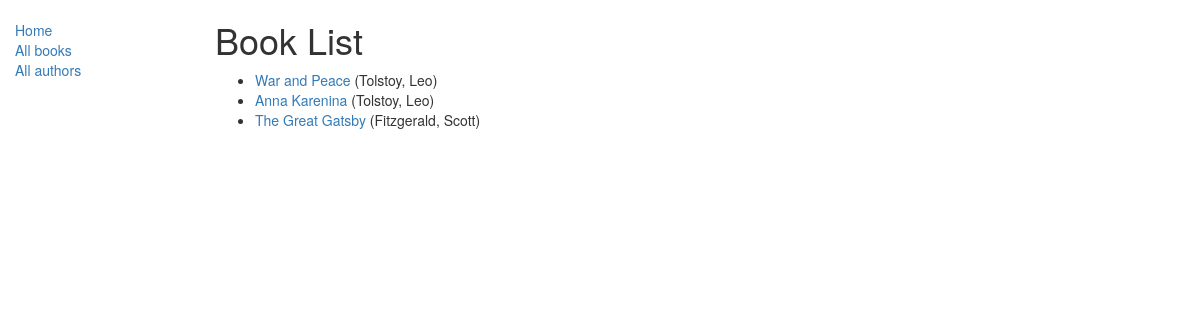
/catalog/books/, run on the app's committed database.
### catalog/models.py (models this page shows, shortened)
class Book(models.Model):
    title = models.CharField(max_length=200)
    author = models.ForeignKey('Author', on_delete=models.SET_NULL, null=True)
    summary = models.TextField(max_length=1000, help_text="Enter a brief description of the book")
    isbn = models.CharField('ISBN',max_length=13, help_text='13 Character <a href="https://www.isbn-international.org/content/what-isbn">ISBN number</a>')
    genre = models.ManyToManyField(Genre, help_text="Select a genre for this book")
    language = models.ForeignKey('Language', on_delete=models.SET_NULL, null=True)
    def get_absolute_url(self):
        return reverse('book-detail', args=[str(self.id)])
    def display_genre(self):
        return ', '.join([ genre.name for genre in self.genre.all()[:3] ])
    display_genre.short_discription ='Genre'

class Author(models.Model):
    first_name = models.CharField(max_length=100)
    last_name = models.CharField(max_length=100)
    date_of_birth = models.DateField(null=True, blank=True)
    date_of_death = models.DateField('Died', null=True, blank=True)
    def __str__(self):
        return '%s, %s' % (self.last_name, self.first_name)

### catalog/views.py (the view)
class BookListView(generic.ListView):
    model = Book
    paginate_by = 10

### catalog/templates/catalog/book_list.html
{% extends "base-generic.html" %}
{% block content %}
    <h1>Book List</h1>
    {% if book_list %}
    <ul>
      {% for book in book_list %}
      <li>
        <a href="{{ book.get_absolute_url }}">{{ book.title }}</a> ({{book.author}})
      </li>
      {% endfor %}
    </ul>
    {% else %}
      <p>There are no books in the library.</p>
    {% endif %}
{% endblock %}

### data on the page
Book: title "War and Peace", author "Tolstoy, Leo"
Book: title "Anna Karenina", author "Tolstoy, Leo"
Book: title "The Great Gatsby", author "Fitzgerald, Scott"
